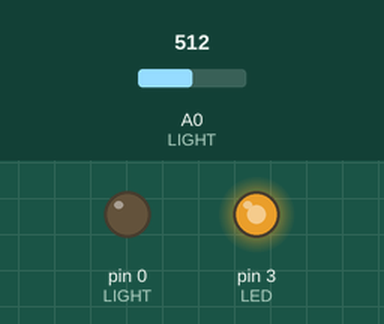
A sketch run on a simulated Arduino Uno, built with avr-gcc and run on an emulated ATmega328P. Parts: output pins drawn as LEDs (lit = HIGH). The inputs (shaded band) are chosen by the test bench; at power-on: A0 (LIGHT) = 512.

Above: at 1.2 s.
1.3 s: A0 (LIGHT) set to 716
At 1.9 s:
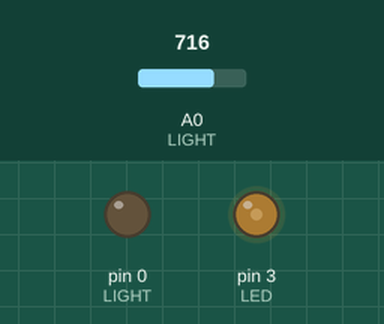
2.8 s: A0 (LIGHT) set to 840
At 3.1 s:
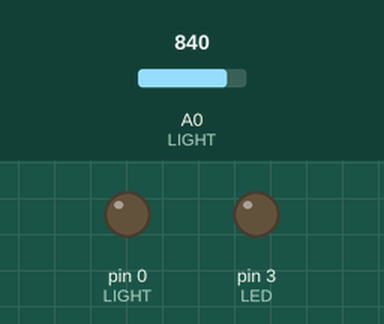
4.3 s: A0 (LIGHT) set to 819
At 5.4 s:
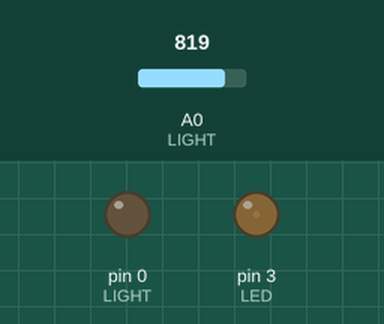
5.8 s: A0 (LIGHT) set to 900
At 6.5 s:
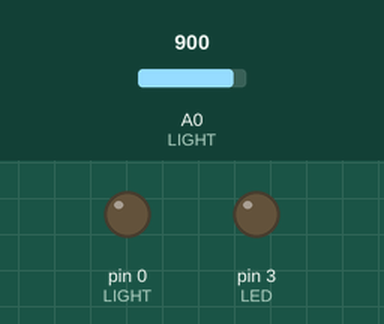
Timing chart, 0 to 8.3 s (numbered marks = the images above; inputs shaded):
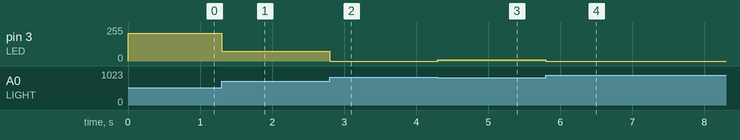

The sketch:

Experiment_12b_nightlight.ino
```cpp
// (licence header left out)
// Define constant values
const int LIGHT = 0; // Photocell on Analog Pin 0
const int LED = 3; // Set pin 3 as LED
const int high_level = 830;  // high light level
const int low_level = 440;  // low light level

// Define variables
int val = 0;  // Holds the analog reading from photocell

void setup()
{
  pinMode (LIGHT, OUTPUT); // LED output;
}

void loop()
{
  val = analogRead(LIGHT);  // Read the light sensor
  val = map (val, low_level, high_level, 255, 0); // Map the ADC value to PWM value
  val = constrain (val, 0, 255);  // Constrain the values
  analogWrite (LED, val);
}
```

Measured:
- after the input at 1.3 s, pin 3 (LED): 208/255 → 75/255 at once
- after the input at 2.8 s, pin 3 (LED): 75/255 → 0/255 at once
- after the input at 4.3 s, pin 3 (LED): 0/255 → 8/255 at once
- after the input at 5.8 s, pin 3 (LED): 8/255 → 0/255 at once
